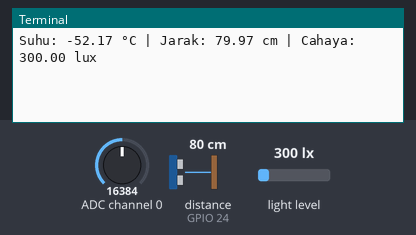
Bench run of a program on a simulated Raspberry Pi (BCM pin numbers). Parts: the last lines printed to the terminal. The test bench sets the inputs (shaded band); at power-on: distance to the obstacle (sensor on GPIO 24) 80 cm, light level 300 lx, ADC channel 0 = 16384 (analog values on the 0–32767 scale). The echo pulse lasts 58.3 µs per cm; databases and web services accept everything at once and return nothing; the clock reads 2024-03-15 10:24:30 at power-on unless the program sets it.

Above: at 1.2 s.
1.3 s: distance to the obstacle (sensor on GPIO 24) set to 2 cm
At 3.1 s:
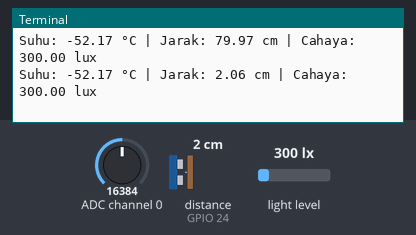
3.2 s: light level set to 40 lx
5.1 s: ADC channel 0 set to 22936
At 6.8 s:
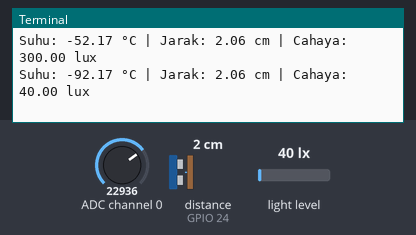
7.0 s: distance to the obstacle (sensor on GPIO 24) set to 4 cm
8.9 s: light level set to 500 lx
At 10.4 s:
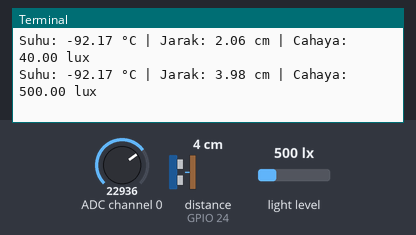
10.8 s: ADC channel 0 set to 28834
At 13.3 s:
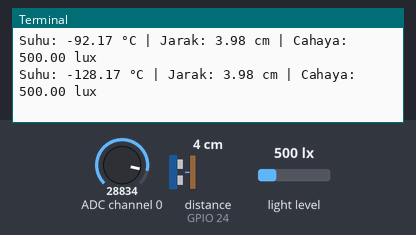
Timing chart, 0 to 13.7 s (numbered marks = the images above; inputs shaded):
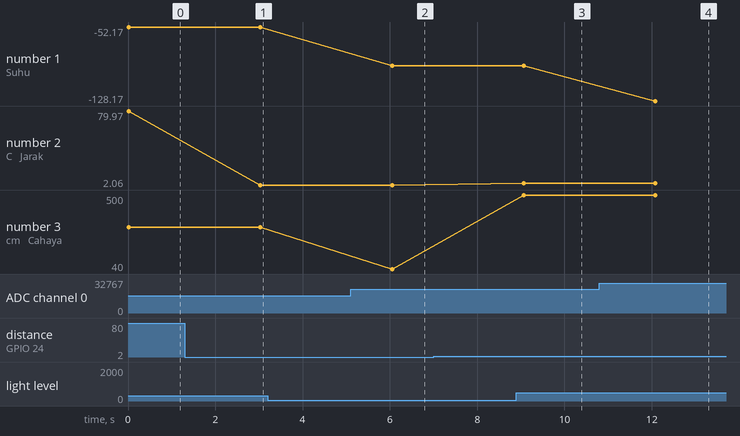

Measured:
- after the input at 1.3 s, the terminal: prints a new line after 1.7 s (image 1)
- after the input at 5.1 s, the terminal: prints a new line after 0.95 s (image 2)
- after the input at 8.9 s, the terminal: prints a new line after 0.17 s (image 3)
- after the input at 10.8 s, the terminal: prints a new line after 1.3 s (image 4)
- plotted number 1: -52.17 → -92.17 after the input at 5.1 s, -92.17 → -128.17 after the input at 10.8 s
- plotted number 2: 79.97 → 2.06 after the input at 1.3 s
- plotted number 3: 40 → 500 after the input at 8.9 s

The program:

combination_blynk_cloud.py
```python
import RPi.GPIO as GPIO
import board
import smbus
import time
import busio
import adafruit_ads1x15.ads1115 as ADS
import BlynkLib
import MySQLdb
from adafruit_ads1x15.analog_in import AnalogIn
db = MySQLdb.connect(host="localhost", user="kel2te4b",
                     passwd="12345678", database="sensor")
cur = db.cursor()
dbCloud = MySQLdb.connect(host="1.2.3.4", user="user",
                          passwd="pass", database="db")
curCloud = dbCloud.cursor()
blynk = BlynkLib.Blynk(
    'token', server="blynk.cloud")

LIGHT = 0x23
POWER_DOWN = 0x00
POWER_ON = 0x01
RESET = 0x07
CONTINUOUS_LOW_RES_MODE = 0x13
CONTINUOUS_HIGH_RES_MODE_1 = 0x10
CONTINUOUS_HIGH_RES_MODE_2 = 0x11
ONE_TIME_HIGH_RES_MODE_1 = 0x20
ONE_TIME_HIGH_RES_MODE_2 = 0x21
ONE_TIME_LOW_RES_MODE = 0x23

GPIO.setmode(GPIO.BCM)
GPIO_TRIGGER = 18
GPIO_ECHO = 24
GPIO.setup(GPIO_TRIGGER, GPIO.OUT)
GPIO.setup(GPIO_ECHO, GPIO.IN)

bus = smbus.SMBus(1)
i2c = busio.I2C(board.SCL, board.SDA)
ads = ADS.ADS1115(i2c)
a0 = AnalogIn(ads, ADS.P0)

blynk_suhu = 0
blynk_jarak = 1
blynk_cahaya = 2


def getLight(addr=LIGHT):
    data = bus.read_i2c_block_data(addr, ONE_TIME_HIGH_RES_MODE_1)
    result = (data[1] + (256 * data[0])) / 1.2
    return result


def getDistance():
    GPIO.output(GPIO_TRIGGER, True)

    # set Trigger after 0.01ms to LOW
    time.sleep(0.00001)
    GPIO.output(GPIO_TRIGGER, False)

    StartTime = time.time()
    StopTime = time.time()

    while GPIO.input(GPIO_ECHO) == 0:
        StartTime = time.time()
    while GPIO.input(GPIO_ECHO) == 1:
        StopTime = time.time()

    # time difference between start and arrival
    TimeElapsed = StopTime - StartTime
    # multiply with the sonic speed (34300 cm/s)
    # and divide by 2, because there and back
    distance = (TimeElapsed * 34300) / 2

    return distance


def dbLocalPush(light, dist, temp):
    cur.execute("INSERT INTO sensorCahaya (cahaya) VALUES (%s)", (light,))
    cur.execute("INSERT INTO sensorJarak (jarak) VALUES (%s)", (dist,))
    cur.execute("INSERT INTO sensorSuhu (suhu) VALUES (%s)", (temp,))
    db.commit()


def dbCloudPush(light, dist, temp):
    curCloud.execute("INSERT INTO sensorCahaya (cahaya) VALUES (%s)", (light,))
    curCloud.execute("INSERT INTO sensorJarak (jarak) VALUES (%s)", (dist,))
    curCloud.execute("INSERT INTO sensorSuhu (suhu) VALUES (%s)", (temp,))
    dbCloud.commit()


def blynkPush(light, dist, temp):
    blynk.virtual_write(blynk_cahaya, light)
    blynk.virtual_write(blynk_jarak, dist)
    blynk.virtual_write(blynk_suhu, temp)


def main():
    light = round(getLight(), 2)
    dist = round(getDistance(), 2)
    temp = round((5.0 * (1-a0.voltage) * 10000.0)/1024, 2)-1
    print(
        f"Suhu: {temp:.2f} °C | Jarak: {dist:.2f} cm | Cahaya: {light:.2f} lux")
    dbLocalPush(light, dist, temp)
    dbCloudPush(light, dist, temp)
    blynkPush(light, dist, temp)
    time.sleep(3)

# @blynk.on("connected")
# def blynk_connected():
#     print("====================================")
#     print("          Blynk Connected           ")
#     print("====================================")
#     time.sleep(2);
#
# @blynk.on("diconnected")
# def blynk_connected():
#     print("====================================")
#     print("         Blynk Disconnected         ")
#     print("====================================")
#     time.sleep(2);


try:
    while True:
        blynk.run()
        main()
except KeyboardInterrupt:
    print("Measurement stopped by User")
    GPIO.cleanup()
```
